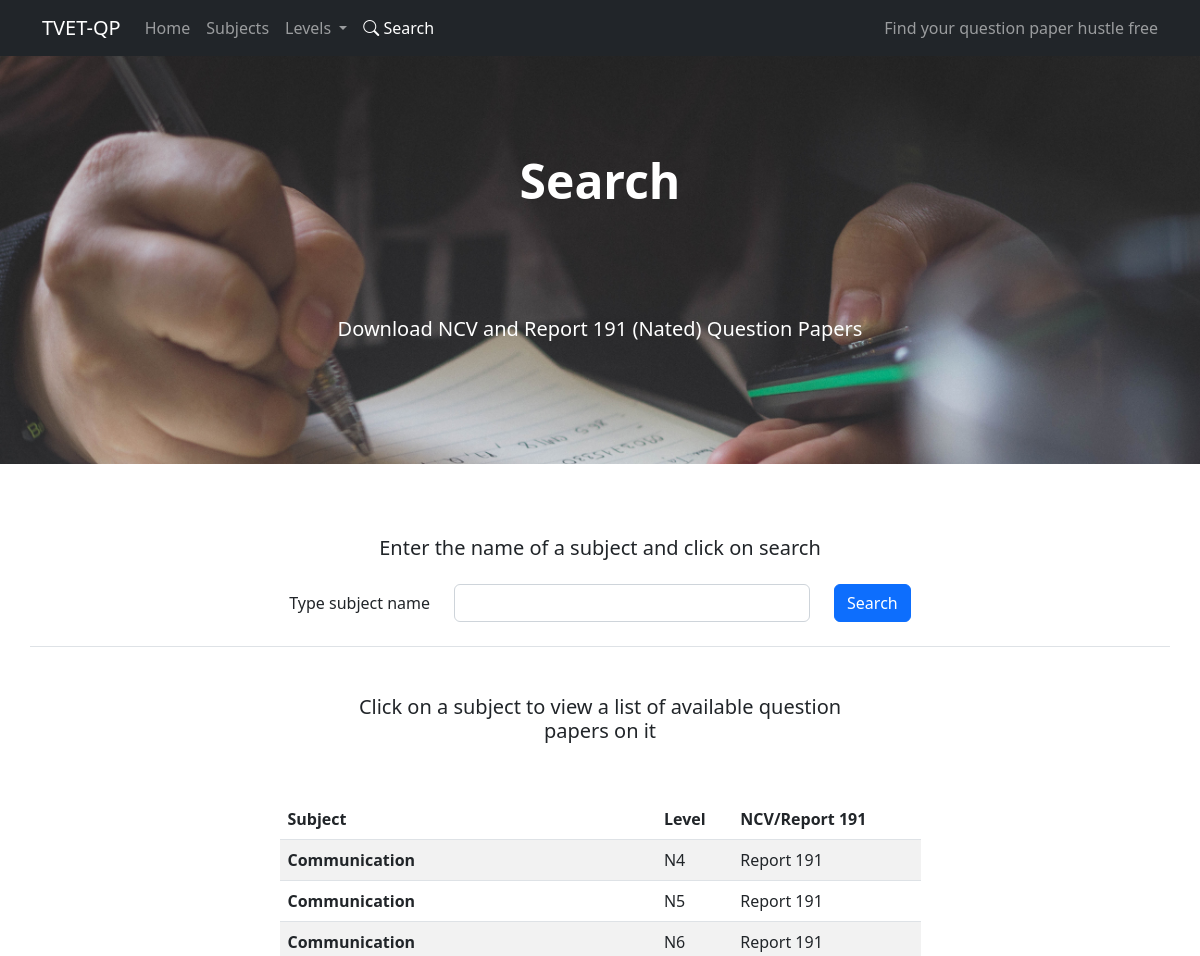
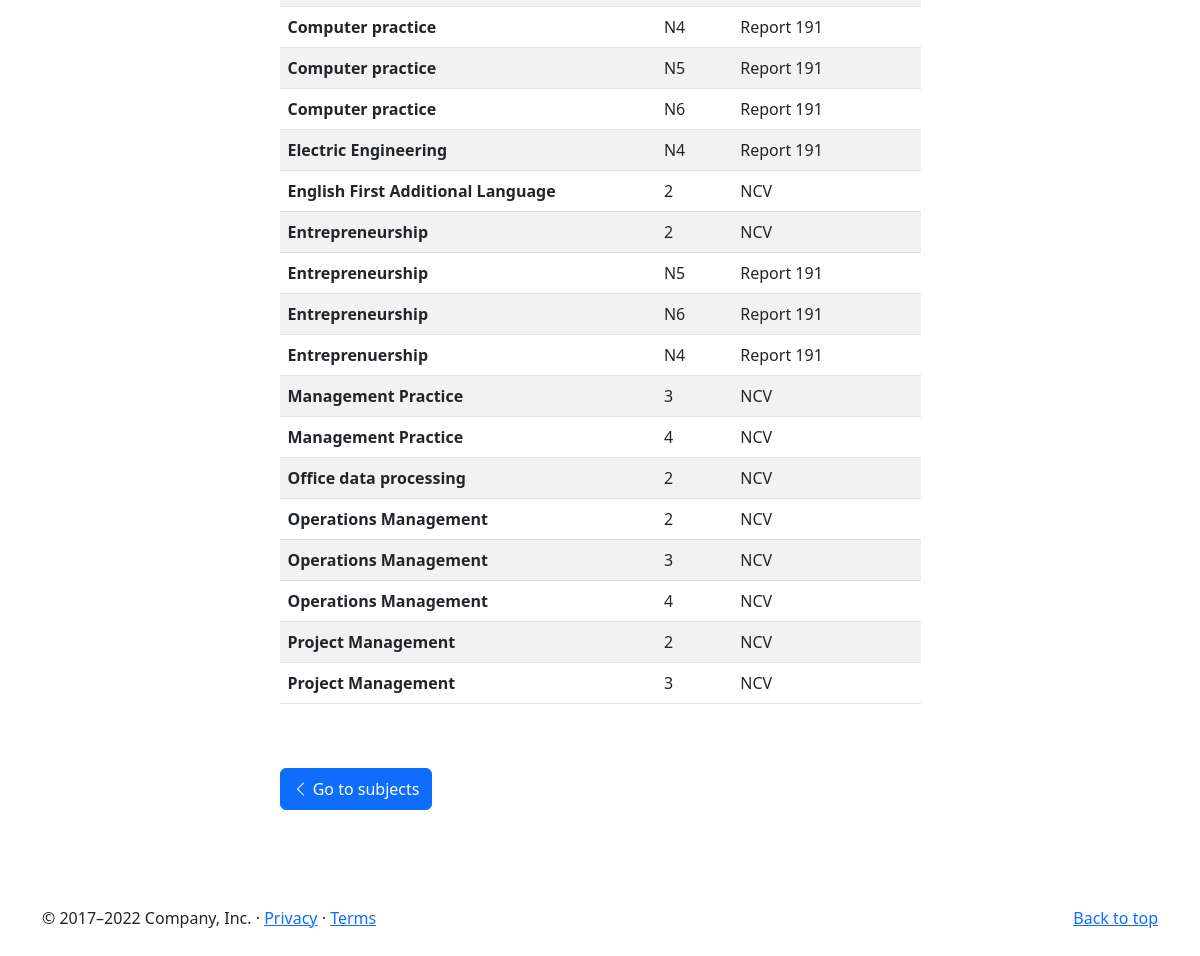
Screenshot of /search with the database file from the repository (2 pictures, top to bottom).
### papers/models.py (models this page shows, shortened)
class Subject(models.Model):
    level_choices = [
        ('2', 'Level 2'),
        ('3', 'Level 3'),
        ('4', 'Level 4'),
        ('N4', 'N4'),
        ('N5', 'N5'),
        ('N6', 'N6'),
    ]
    program_choices = [
        ('NCV', 'NCV'),
        ('Report 191', 'Report 191 (Nated)')
    ]
    fundamental_or_vocational_choices = [
        ('vocational', 'Vocational'),
        ('fundamental', 'Fundamental'),
    ]
    name = models.CharField(max_length=150)
    level = models.CharField(max_length=150, choices=level_choices)
    ncv_or_report191 = models.CharField(max_length=150, choices=program_choices)
    fundamental_or_vocational = models.CharField(max_length=150, choices=fundamental_or_vocational_choices, blank=True)

### pages/views.py (the view)
# urls.py: path('search', views.search, name="search"),
def search(request):
    query_list = Subject.objects.order_by('name')
    if 'keyword' in request.GET:
        keyword = request.GET['keyword']
        print(keyword)
        if keyword:
            query_list = query_list.filter(name__icontains=keyword)
    return render(request, 'pages/search.html', {'subjects': query_list, 'values': request.GET })

### pages/templates/pages/search.html (shortened to what this page needs)
{% extends "base.html" %}
{% load static %}
{% block content %}
    <div class="px-4 py-5 text-center" id="hero">
        <h1 class="display-5 py-5 fw-bold">Search</h1>
        <div class="col-lg-6 mx-auto py-5">
            <p class="lead mb-4">Download NCV and Report 191 (Nated) Question Papers</p>
        </div>
    </div>
    <div class="container py-4 border-bottom">
        <div class="row justify-content-center">
            <h5 class="text-center mb-4 mt-5">Enter the name of a subject and click on search</h5>
            <form action="{% url 'search' %}">
                <div class="row justify-content-center align-items-center">
                    <div class="col-auto">
                        <label for="keyword">Type subject name</label>
                    </div>
                    <div class="col-lg-4">
                        <input class="form-control" id="keyword" type="text" name="keyword" value="{{ values.keyword }}">
                    </div>
                    <div class="col-auto">
                        <button type="submit" class="btn btn-primary">Search</button>
                    </div>
                </div>
            </form>
        </div>
    </div>
    <div class="container">
        <div class="row justify-content-center">
            <div class="col-md-10 col-lg-7">
            {% if subjects %}
                <h3 class="p-5 text-center lead">Click on a subject to view a list of available question papers on it</h3>
                <table class="table table-striped">
                    <thead>
                        <tr>
                            <th scope="col">Subject</th>
                            <th scope="col">Level</th>
                            <th>NCV/Report 191</th>
                        </tr>
                    </thead>
                    <tbody>
                        {% for subject in subjects %}
                            <tr>
                                <th><a href="{% url 'subject' subject.id %}" class="text-decoration-none text-body">{{ subject.name }}</a></th>
                                <td>{{ subject.level }}</td>
                                <td>{{subject.ncv_or_report191}}</td>
                            </tr>
                        {% endfor %}
                    </tbody>
                </table>
            {% else %}
                <p class="text-center text-danger border border-danger mt-5 p-4 rounded">
                    Sorry we could not find any question papers with that name, try another name</p>
            {% endif %}
            <a href="{% url 'subjects' %}" class="btn btn-primary my-5 py-2"><i class="bi bi-chevron-left"></i> Go to subjects</a>
            </div>
        </div>
    </div>
{% endblock content %}

### tvet_qp/static/css/main.css (style rules this page uses)
#hero { background: url('../images/bg2.jpg') no-repeat right top; background-size: cover; color: #fff; font-weight: bold !important; }

### rows the page displays
Subject: name "Communication", level "N4", ncv_or_report191 "Report 191"
Subject: name "Communication", level "N5", ncv_or_report191 "Report 191"
Subject: name "Communication", level "N6", ncv_or_report191 "Report 191"
Subject: name "Computer practice", level "N4", ncv_or_report191 "Report 191"
Subject: name "Computer practice", level "N5", ncv_or_report191 "Report 191"
Subject: name "Computer practice", level "N6", ncv_or_report191 "Report 191"
Subject: name "Electric Engineering", level "N4", ncv_or_report191 "Report 191"
Subject: name "English First Additional Language", level "2", ncv_or_report191 "NCV"
Subject: name "Entrepreneurship", level "2", ncv_or_report191 "NCV"
Subject: name "Entrepreneurship", level "N5", ncv_or_report191 "Report 191"
Subject: name "Entrepreneurship", level "N6", ncv_or_report191 "Report 191"
Subject: name "Entreprenuership", level "N4", ncv_or_report191 "Report 191"
Subject: name "Management Practice", level "3", ncv_or_report191 "NCV"
Subject: name "Management Practice", level "4", ncv_or_report191 "NCV"
Subject: name "Office data processing", level "2", ncv_or_report191 "NCV"
Subject: name "Operations Management", level "2", ncv_or_report191 "NCV"
Subject: name "Operations Management", level "3", ncv_or_report191 "NCV"
Subject: name "Operations Management", level "4", ncv_or_report191 "NCV"
Subject: name "Project Management", level "2", ncv_or_report191 "NCV"
Subject: name "Project Management", level "3", ncv_or_report191 "NCV"
